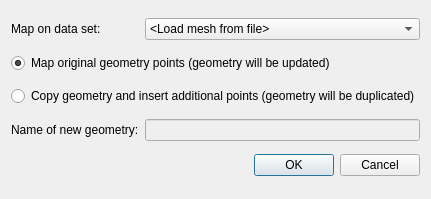
<?xml version="1.0" encoding="UTF-8"?>
<ui version="4.0">
 <class>GeoOnMeshMapping</class>
 <widget class="QDialog" name="GeoOnMeshMapping">
  <property name="geometry">
   <rect>
    <x>0</x>
    <y>0</y>
    <width>400</width>
    <height>199</height>
   </rect>
  </property>
  <property name="windowTitle">
   <string>Geometry Mapping Options</string>
  </property>
  <layout class="QGridLayout" name="gridLayout">
   <item row="1" column="0" colspan="2">
    <widget class="QRadioButton" name="normalMappingButton">
     <property name="sizePolicy">
      <sizepolicy hsizetype="Minimum" vsizetype="Fixed">
       <horstretch>0</horstretch>
       <verstretch>10</verstretch>
      </sizepolicy>
     </property>
     <property name="text">
      <string>Map original geometry points (geometry will be updated)</string>
     </property>
     <property name="checked">
      <bool>true</bool>
     </property>
    </widget>
   </item>
   <item row="3" column="0">
    <widget class="QLabel" name="geoNameLabel">
     <property name="sizePolicy">
      <sizepolicy hsizetype="Preferred" vsizetype="Preferred">
       <horstretch>0</horstretch>
       <verstretch>0</verstretch>
      </sizepolicy>
     </property>
     <property name="text">
      <string>Name of new geometry:</string>
     </property>
    </widget>
   </item>
   <item row="3" column="1">
    <widget class="QLineEdit" name="geoNameEdit">
     <property name="enabled">
      <bool>false</bool>
     </property>
     <property name="sizePolicy">
      <sizepolicy hsizetype="Expanding" vsizetype="Fixed">
       <horstretch>0</horstretch>
       <verstretch>10</verstretch>
      </sizepolicy>
     </property>
     <property name="readOnly">
      <bool>false</bool>
     </property>
    </widget>
   </item>
   <item row="2" column="0" colspan="2">
    <widget class="QRadioButton" name="advancedMappingButton">
     <property name="sizePolicy">
      <sizepolicy hsizetype="Minimum" vsizetype="Fixed">
       <horstretch>0</horstretch>
       <verstretch>10</verstretch>
      </sizepolicy>
     </property>
     <property name="text">
      <string>Copy geometry and insert additional points (geometry will be duplicated)</string>
     </property>
    </widget>
   </item>
   <item row="4" column="1">
    <widget class="QDialogButtonBox" name="buttonBox">
     <property name="orientation">
      <enum>Qt::Horizontal</enum>
     </property>
     <property name="standardButtons">
      <set>QDialogButtonBox::Cancel|QDialogButtonBox::Ok</set>
     </property>
    </widget>
   </item>
   <item row="0" column="0">
    <widget class="QLabel" name="meshNameLabel">
     <property name="text">
      <string>Map on data set:</string>
     </property>
    </widget>
   </item>
   <item row="0" column="1">
    <widget class="QComboBox" name="meshNameComboBox">
     <item>
      <property name="text">
       <string>&lt;Load mesh from file&gt;</string>
      </property>
     </item>
     <item>
      <property name="text">
       <string>&lt;Load DEM from file&gt;</string>
      </property>
     </item>
    </widget>
   </item>
  </layout>
 </widget>
 <resources/>
 <connections>
  <connection>
   <sender>buttonBox</sender>
   <signal>accepted()</signal>
   <receiver>GeoOnMeshMapping</receiver>
   <slot>accept()</slot>
   <hints>
    <hint type="sourcelabel">
     <x>248</x>
     <y>254</y>
    </hint>
    <hint type="destinationlabel">
     <x>157</x>
     <y>274</y>
    </hint>
   </hints>
  </connection>
  <connection>
   <sender>buttonBox</sender>
   <signal>rejected()</signal>
   <receiver>GeoOnMeshMapping</receiver>
   <slot>reject()</slot>
   <hints>
    <hint type="sourcelabel">
     <x>316</x>
     <y>260</y>
    </hint>
    <hint type="destinationlabel">
     <x>286</x>
     <y>274</y>
    </hint>
   </hints>
  </connection>
 </connections>
</ui>
